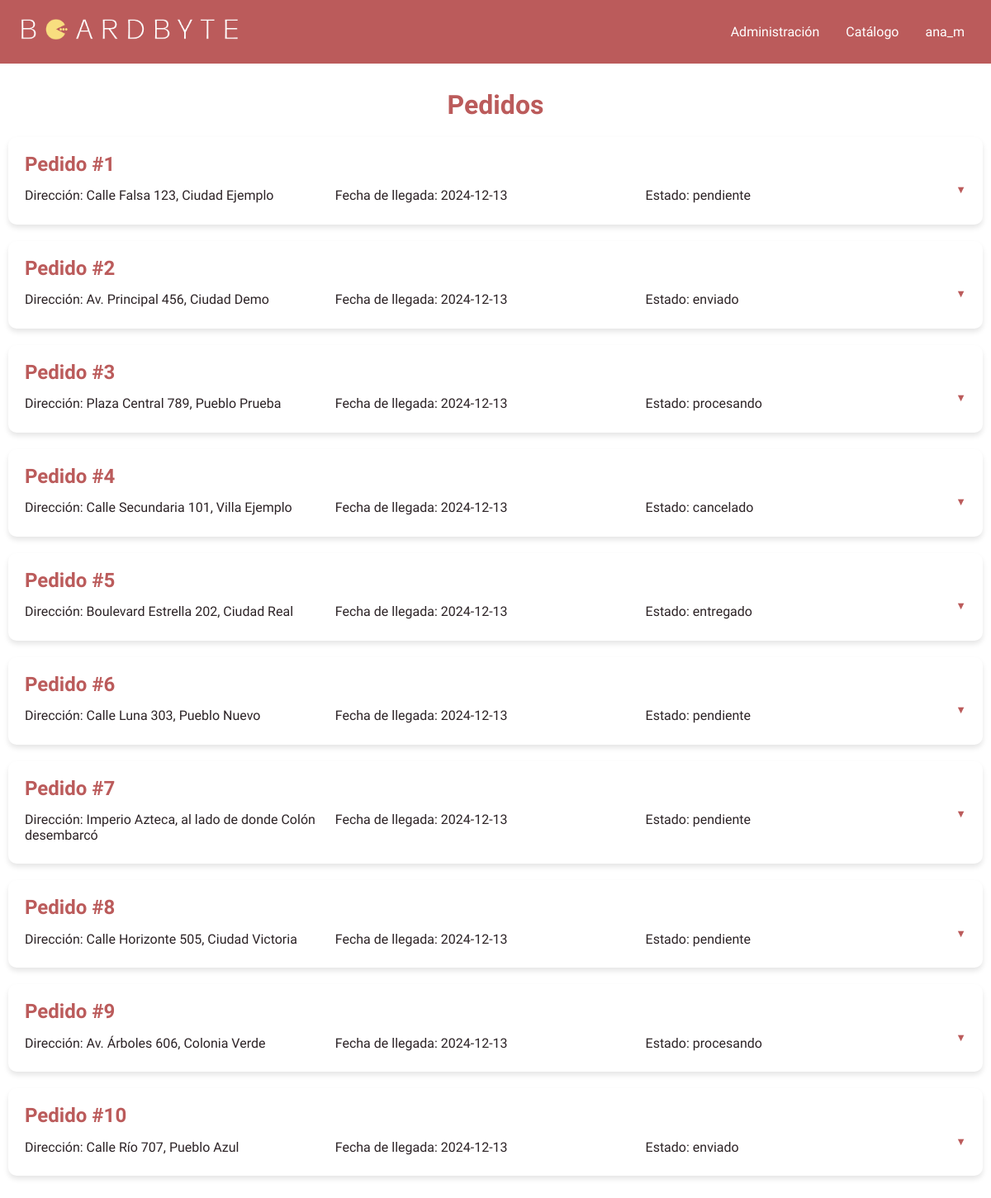
The app's page /pedidos (signed in) with its own data.
### tables this page shows
CREATE TABLE Pedidos (
    id_pedido INT AUTO_INCREMENT PRIMARY KEY,
    id_usuario INT,
    fecha_pedido DATE DEFAULT CURRENT_DATE,
    fecha_llegada DATE DEFAULT (CURRENT_DATE + INTERVAL 14 DAY),
    direccion TEXT,
    facturacion TEXT,
    estado ENUM('pendiente', 'enviado', 'procesando', 'cancelado', 'entregado') DEFAULT 'pendiente',
    FOREIGN KEY (id_usuario) REFERENCES Usuarios(id_usuario) ON DELETE CASCADE
);

### app/controllers/pedidosController.php (called while the page is built, shortened)
<?php
class PedidosController
{
    private RepositorioPedidos $pedidosRepositorio;
    public function __construct($pedidosRepositorio)
    {
        $this->pedidosRepositorio = $pedidosRepositorio;
    }
    public function pedidos(){
        $pedidos = $this->pedidosRepositorio->obtenerTodosPedidos();
        include '../app/views/pedidos.php';
    }
}

### app/models/usuario.php (called while the page is built, shortened)
<?php
class Usuario {
    private $nombreUsuario;
    public function getNombreUsuario() {
        return $this->nombreUsuario;
    }
}

### app/repositories/repositorioPedidos.php (called while the page is built, shortened)
<?php
class RepositorioPedidos
{
    private PDO $conexion;
    public function __construct($conexion)
    {
        $this->conexion = $conexion;
    }
    public function obtenerTodosPedidos(): array
    {
        $statement = $this->conexion->prepare('select * from pedidos');
        $statement->execute();
        $pedidos = $statement->fetchAll(PDO::FETCH_ASSOC);
        $result = [];
        foreach ($pedidos as $item){
            $pedido = new Pedidos(
                $item['id_pedido'],
                $item['id_usuario'],
                $item['estado'],
                $item['direccion'],
                $item['facturacion'],
                $item['fecha_pedido'],
                $item['fecha_llegada']
            );
            $statement = $this->conexion->prepare('select * from Vista_Detalles_Pedido where id_pedido=:id_pedido');
            $statement->execute(['id_pedido' => $item['id_pedido']]);
            $detalles = $statement->fetchAll(PDO::FETCH_ASSOC);
            foreach ($detalles as $item2) {
                $detalle = new detallesPedidos($item2['id_producto'], $item2['cantidad'], $item2['subtotal'], $item2['nombre_producto']);
                $pedido->addDetallePedido($detalle);
            }
            $result[] = $pedido;
        }
        return $result;
    }
}

### app/models/pedidos.php (called while the page is built, shortened)
<?php
class Pedidos{
    private $id_pedido;
    private $fecha_llegada;
    private $estado;
    private $direccion;
    public function __construct($id_pedido, $id_usuario, $estado, $direccion, $facturacion, $fecha_pedido = null, $fecha_llegada = null) {
        $this->id_pedido = $id_pedido;
        $this->estado = $estado;
        $this->direccion = $direccion;
        $this->fecha_llegada = $fecha_llegada ?: (new DateTime())->modify('+2 weeks')->format('d-m-Y');
    }
    public function getPedido_ID(){
        return $this->id_pedido;
    }
    public function getFechaLlegada(){
        return $this->fecha_llegada;
    }
    public function getEstado(){
        return $this->estado;
    }
    public function getDireccion(){
        return $this->direccion;
    }
}

### app/includes/generarPedidos.php (the view, shortened to what this page needs)
<?php
foreach ($pedidos as $pedido) {
    echo '<div class="order">';
    echo '<details>';
    echo '<summary class="order-summary">';
    echo '<h2>Pedido #' . $pedido->getPedido_ID() . '</h2>';
    echo '<p>Dirección: ' . $pedido->getDireccion() . '</p>';
    echo '<p>Fecha de llegada: ' . $pedido->getFechaLlegada() . '</p>';
    echo '<p>Estado: ' . $pedido->getEstado() . '</p>';
    echo '</summary>';
    echo '</details>';
    echo '</div>';
}

### public/index.php (shortened to what this page needs)
<!DOCTYPE html>
<html lang="es">
<?php
$vista = '../app/views/';
try {
    $uri = trim(parse_url($_SERVER['REQUEST_URI'], PHP_URL_PATH), '/');
    $uriSegments = explode('/', $uri);
    $resource = $uriSegments[1] ?? null;
    $action = $uriSegments[2] ?? null;
    switch ($resource) {
        case 'pedidos':
            include './index-pedidos.php';
            break;
    }
} catch (Exception $e) {
    $errores[] = $e->getMessage();
    include $vista . 'errores.php';
}
?>
</html>

### public/index-pedidos.php (shortened to what this page needs)
<?php
$controlador = new PedidosController(new RepositorioPedidos($conexion));
switch ($action) {
    case null:
        $controlador->pedidos();
        break;
}

### app/views/pedidos.php (shortened to what this page needs)
<head>
    <link rel="stylesheet" href="/boardbyte/resources/css/normalize.css">
    <link rel="stylesheet" href="/boardbyte/resources/css/body.css">
    <link rel="stylesheet" href="/boardbyte/resources/css/navbar.css">
    <link rel="stylesheet" href="/boardbyte/resources/css/pedidos.css">
</head>
<body>
    <?php
    include '../resources/commons/navbar.php';
    ?>
    <div class="container">
        <h1>Pedidos</h1>
        <div id="orders-container">
            <?php
            include '../app/includes/generarPedidos.php';
            ?>
        </div>
    </div>
</body>
</html>

### resources/commons/navbar.php
<nav class="navbar">
    <div class="navbar-container">
        <a href="/boardbyte/" class="navbar-logo"><img src="/boardbyte/resources/images/logo.png" alt="Boardbyte"></a>
        <ul class="navbar-menu">
            <li><a href="/boardbyte/admin" class="navbar-link">Administración</a></li>
            <li><a href="/boardbyte/catalogo" class="navbar-link">Catálogo</a></li>
            <li><a href="/boardbyte/micuenta"
                    class="navbar-link"><?php echo isset($_SESSION['usuario']) ? htmlspecialchars(unserialize($_SESSION['usuario'])->getNombreUsuario()) : 'Cuenta'; ?></a>
            </li>
        </ul>
    </div>
</nav>

### resources/css/body.css (style rules this page uses)
:root { --primary-color: #bb5b5b; --secondary-color: #f4a28c; --background-color: #f0ebed; --text-color: #2c2326; --card-background: #ffffff; --button-color: #bb5b5b; --button-hover: #6c4658; }
body { font-family: 'Comfortaa', Arial, sans-serif; background-color: var(--background-color); color: var(--text-color); margin: 0; padding: 0; box-sizing: border-box; min-height: 100vh; display: flex; flex-direction: column; overflow-y: auto; overflow-x: hidden; scrollbar-width:none; }
.container { width: 1200px; margin: 0 auto; padding: 20px; background-color: var(--card-background); box-shadow: 0 0 10px rgba(0, 0, 0, 0.1); flex-grow: 1; display: flex; flex-direction: column; }
@media (max-width: 1200px) { .container { width: -webkit-fill-available; padding: 10px; } }

### resources/css/navbar.css (style rules this page uses)
.navbar { background-color: var(--primary-color); padding: 1rem 0; top: 0; z-index: 1000; }
a { cursor: pointer; }
.navbar-logo img { width: 35%; object-fit: cover; }
.navbar-container { display: flex; justify-content: space-between; align-items: center; max-width: 1200px; margin: 0 auto; padding: 0 1rem; }
.navbar-logo { color: var(--card-background); font-size: 1.5rem; font-weight: bold; text-decoration: none; }
.navbar-menu { display: flex; list-style-type: none; margin: 0; padding: 0; }
.navbar-link { color: var(--card-background); text-decoration: none; padding: 0.5rem 1rem; transition: background-color 0.3s; }

### resources/css/pedidos.css (style rules this page uses)
h1 { color: var(--primary-color); font-size: 2rem; text-align: center; margin-bottom: 20px; }
.order { background-color: var(--card-background); border-radius: 10px; box-shadow: 0 4px 6px rgba(0, 0, 0, 0.1); margin-bottom: 20px; overflow: hidden; }
.order-summary { display: flex; flex-wrap: wrap; justify-content: space-between; padding: 20px; cursor: pointer; }
.order-summary h2 { color: var(--primary-color); margin: 0 0 10px 0; width: 100%; }
.order-summary p { margin: 5px 0; width: calc(33.33% - 10px); }
details summary { list-style: none; }
details summary::after { content: '▼'; float: right; font-size: 0.8em; color: var(--primary-color); }

### records on screen
pedidos: id_pedido "1", direccion "Calle Falsa 123, Ciudad Ejemplo", fecha_llegada "2024-12-13", estado "pendiente"
pedidos: id_pedido "2", direccion "Av. Principal 456, Ciudad Demo", fecha_llegada "2024-12-13", estado "enviado"
pedidos: id_pedido "3", direccion "Plaza Central 789, Pueblo Prueba", fecha_llegada "2024-12-13", estado "procesando"
pedidos: id_pedido "4", direccion "Calle Secundaria 101, Villa Ejemplo", fecha_llegada "2024-12-13", estado "cancelado"
pedidos: id_pedido "5", direccion "Boulevard Estrella 202, Ciudad Real", fecha_llegada "2024-12-13", estado "entregado"
pedidos: id_pedido "6", direccion "Calle Luna 303, Pueblo Nuevo", fecha_llegada "2024-12-13", estado "pendiente"
pedidos: id_pedido "7", direccion "Imperio Azteca, al lado de donde Colón desembarcó", fecha_llegada "2024-12-13", estado "pendiente"
pedidos: id_pedido "8", direccion "Calle Horizonte 505, Ciudad Victoria", fecha_llegada "2024-12-13", estado "pendiente"
pedidos: id_pedido "9", direccion "Av. Árboles 606, Colonia Verde", fecha_llegada "2024-12-13", estado "procesando"
pedidos: id_pedido "10", direccion "Calle Río 707, Pueblo Azul", fecha_llegada "2024-12-13", estado "enviado"

### other values on screen
unserialize($_SESSION['usuario'])->getNombreUsuario() "ana_m"
